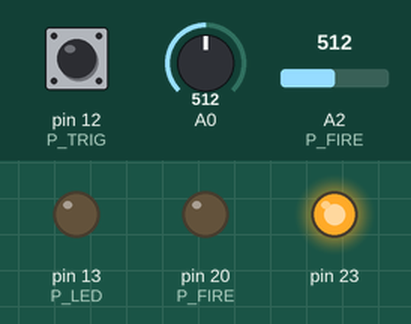
Recording of a sketch running on a simulated Arduino Leonardo, built with avr-gcc and run on an emulated ATmega32U4. Parts: output pins drawn as LEDs (lit = HIGH). Dashed ring = blinking. The inputs (shaded band) are chosen by the test bench; at power-on: pin 12 (P_TRIG) HIGH, A0 = 512, A2 (P_FIRE) = 512. USB keyboard and mouse output is not drawn.

Above: at 1.2 s.
1.3 s: pin 12 (P_TRIG) pulled LOW for 0.15 s
At 1.49 s:
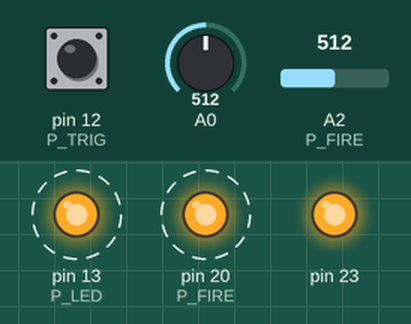
3.0 s: pin 12 (P_TRIG) pulled LOW for 3.2 s
At 6.24 s:
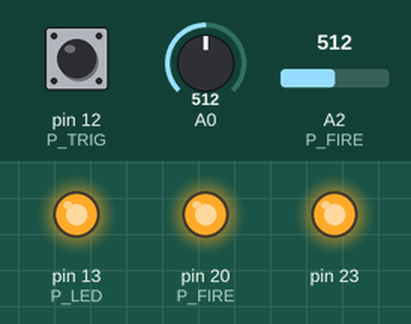
Timing chart, 0 to 7.8 s (numbered marks = the images above; inputs shaded):
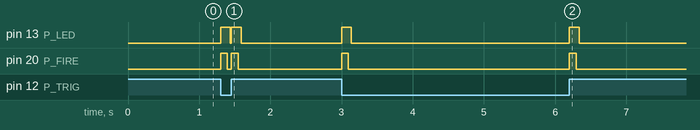

The sketch:

trombo_mouse.ino
```cpp
///////////////////////////////////////////////////////////////////////
// Trombone mouse controller
// Need Arduino IDE and Teensyduino https://www.pjrc.com/teensy/td_download.html
// Need MOUSE library installed
// Board type = "Teensy LC"
// USB type = "Keyboard + Mouse + Joystick"
// CPU speed = "48 MHz"
// Port = (select Teensy HID device from list)

#include "Mouse.h"

// The mouse scaling assumes a specific screen size defined below
const int MAX_X = 1920;
const int MAX_Y = 1080;

// This value controls the low pass filtering of the ADC value (sampled once per ms). Smaller value = more smoothing
const double FILTER_NUM = 0.05;

// define the range of ADC values that map to mouse positions on the screen
const int MIN_ADC_YVALUE = 700;
const int MAX_ADC_YVALUE = 880;

// Y ADC reading above which trombone is vertical
const int MIN_ACTIVE_YVALUE = 950;

// hardware pins
const int P_LED = 13;
const int P_TRIG = 12;
const int P_FIRE = 20;
const int P_ADC_X = 0;
const int P_ADC_Y = 2;

//////////////////////////////////////////////////////////////////////
template<int _PIN, int _MAX> class CAccelAxis {
public:
  int m_pos;
  int m_pos_max;
  int m_min;
  int m_max;
  double m_value;
  double m_target_pos;

  ///////////
  CAccelAxis() {
    reset();
  }

  ///////////
  void reset() {
    m_min = MIN_ADC_YVALUE; // should pass in as parameters/template args, meh
    m_max = MAX_ADC_YVALUE;
    m_value = 0;
   }

  ///////////
  void run() {
    // perform low pass filtering on the raw reading
    int reading = analogRead(_PIN);
    m_value = (1.0-FILTER_NUM)*m_value + FILTER_NUM*reading;

    if(m_value<m_min) {
      m_target_pos = _MAX;
    }
    else if (m_value>m_max) {
      m_target_pos = 0;
    }
    else {
      m_target_pos = _MAX - ((m_value-m_min) / (m_max-m_min)) * _MAX;
    }
  }
};

CAccelAxis<P_ADC_X, MAX_X> accelX;
CAccelAxis<P_ADC_Y, MAX_Y> accelY; // not currently used!
int lastTrig = 1;
int trigCount= 0;
float pwm_lev = 0;

//////////////////////////////////////////////////////////////////////
void setup() {
  Serial.begin(19200);
  pinMode(23, OUTPUT);
  digitalWrite(23,LOW);
  delay(10);
  digitalWrite(23,HIGH);
  pinMode(P_LED,OUTPUT);
  digitalWrite(P_LED,LOW);
  pinMode(P_TRIG,INPUT_PULLUP);

  // configure screen size
  Mouse.screenSize(MAX_X, MAX_Y);

  // take control of the mouse:
  Mouse.begin();

}

//////////////////////////////////////////////////////////////////////
void loop() {
  accelX.run();
  accelY.run();

  // decide if mouse control is disabled due to vertical orientation
  int update_mouse = (accelY.m_value < MIN_ACTIVE_YVALUE);
  if(update_mouse) {
    Mouse.moveTo(500, accelY.m_target_pos); // uses absolute position!
  }

  // read state of the hall effect (magnet) sensor
  int thisTrig = digitalRead(P_TRIG);

  // has it changed?
  if(thisTrig != lastTrig) {
    lastTrig = thisTrig;

    if(update_mouse) {
      trigCount = 100;  // this is the timeout in ms that the button remains held each time magnet movement detected
      pwm_lev = 255;  // the brightness level of the LEDs on trombone
      digitalWrite(P_LED,HIGH);  // LED on the teensy board
      Mouse.set_buttons(1, 0, 0); // press mouse button down!
    }
  }
  else if(trigCount) {

    // time out the mouse button
    if(!--trigCount) {
      Mouse.set_buttons(0, 0, 0);
      digitalWrite(P_LED,LOW);
    }
  }

  // set brightness levels of the LEDs on the trombone
  analogWrite(P_FIRE, pwm_lev);

  // the fade rate of the trombone LEDs, smaller number = quicker fade
  pwm_lev *=.99;

  // delay 1ms
  delay(1);
}


//////
// testing gumph
void xloop() {

  //Serial.print(accelX.m_target_pos);
  //Serial.print(",");
  //Serial.print(accelY.m_target_pos);
  //Serial.println(" ");
  //Serial.println(accelY.m_value);
  //Serial.print(" ");
  Serial.print(analogRead(P_ADC_Y));
  //Serial.print(" ");
  //Serial.print(analogRead(2));
  Serial.println(" ");
  delay(50);
}
```

Measured:
- after the input at 1.3 s, pin 13 (P_LED): alternates HIGH for 0.14 s and LOW for 0.01 s, 4 changes in all, then stays LOW, starting at once; pin 20 (P_FIRE): alternates HIGH for 0.10 s and LOW for 0.05 s, 4 changes in all, then stays LOW, starting at once
- after the input at 3.0 s, pin 13 (P_LED): alternates HIGH for 0.14 s and LOW for 3.1 s, 4 changes in all, then stays LOW, starting at once; pin 20 (P_FIRE): alternates HIGH for 0.10 s and LOW for 3.1 s, 4 changes in all, then stays LOW, starting at once
